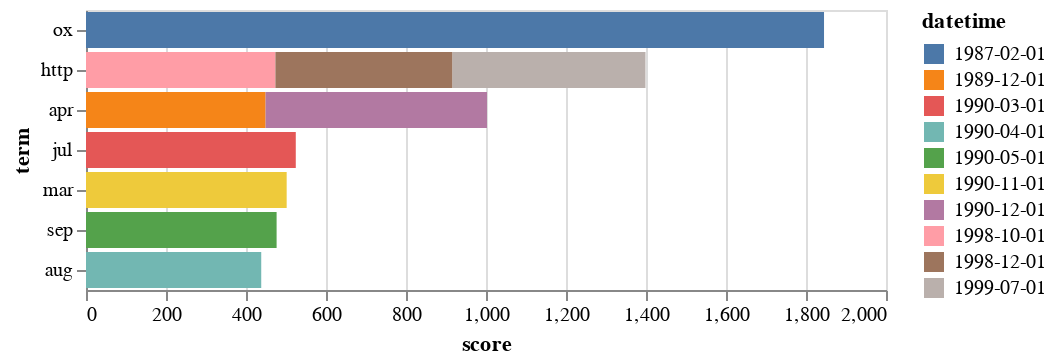

Notebook cell for this chart:
### Code cell
# Let's look at the most unique across the corpus terms
alt.Chart(tfidf_df[0:10]).mark_bar().encode(
    x='score:Q',
    y=alt.Y('term:N', sort='-x'),
    color='datetime:N'

)

### Figure 1 — Vega-Lite specification as saved in the notebook (floating-point values rounded to 4 significant figures)
{"config": {"view": {"continuousWidth": 400, "continuousHeight": 300}}, "data": {"name": "data-94eeab63fa4aa8f93a2105a9cd9fe0bf"}, "mark": "bar", "encoding": {"color": {"type": "nominal", "field": "datetime"}, "x": {"type": "quantitative", "field": "score"}, "y": {"type": "nominal", "field": "term", "sort": "-x"}}, "$schema": "https://vega.github.io/schema/vega-lite/v4.8.1.json", "datasets": {"data-94eeab63fa4aa8f93a2105a9cd9fe0bf": [{"term": "ox", "score": 1845.0, "datetime": "1987-02-01"}, {"term": "apr", "score": 554.1, "datetime": "1990-12-01"}, {"term": "jul", "score": 524.5, "datetime": "1990-03-01"}, {"term": "mar", "score": 501.7, "datetime": "1990-11-01"}, {"term": "http", "score": 483.1, "datetime": "1999-07-01"}, {"term": "sep", "score": 476.5, "datetime": "1990-05-01"}, {"term": "http", "score": 473.5, "datetime": "1998-10-01"}, {"term": "apr", "score": 448.4, "datetime": "1989-12-01"}, {"term": "http", "score": 442.1, "datetime": "1998-12-01"}, {"term": "aug", "score": 438.1, "datetime": "1990-04-01"}]}}
